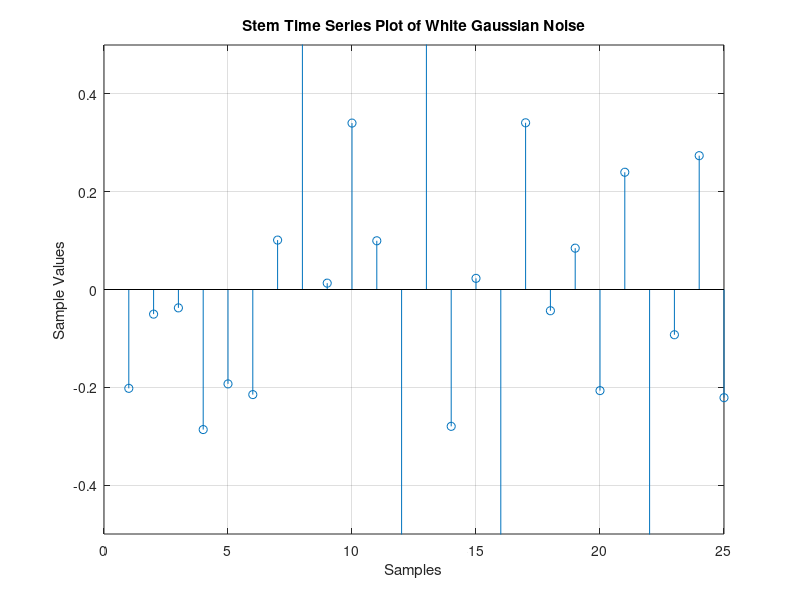

Write the MATLAB code that produced this figure. (Note: this script raises an error after producing the figure.)
%%
clc; clear; close all

fs = 1e4;                               % Sampling Freq
t_span = 10;                            % max time in sec
t = 0:1/fs:t_span-1/fs;                 % time interval
L = size(t,2);                          % Number of Samples

mu=0;                                   % mean value
var = .1;                               % variance: amplitude of the psd
sigma=sqrt(var);                        % st. deviation
var_dB = 10*log10(var);                 %

% Generating the random Process
X = sigma*randn(L,1)+mu;

%Stem Time Series Plot of White Gaussian Noise.
figure(1);
stem(X);
title('Stem Time Series Plot of White Gaussian Noise');
xlabel('Samples')
ylabel('Sample Values')
axis([0 25 -.5 .5]); grid on;
grid on;


% Sound of White Gaussian Noise. 
sound(X)


%Plot the PDF of the Gaussian random variable.
figure(2);
[f,xi]=ksdensity(X);
plot(xi,f,'-o')
grid on;
title('PDF of White Gaussian Noise');
xlabel('x');
ylabel('PDF f_x(x)');


% Auto-correlation function; The argument 'biased' is used for proper scaling by 1/L
%Normalize auto-correlation with sample length for proper scaling
[acf,lags] = xcorr(X,'biased');
figure(3)
plot(lags,acf); 
axis([-1000 1000 0 0.02]); grid on;
title('Auto-correlation Function of White Noise');
xlabel('Lags n');
ylabel('Auto-correlation = \sigma^2 \delta[n]', 'Interpreter', 'latex');
grid on;


%%

%The PSD part is adopted from 
%https://www.gaussianwaves.com/2013/11...
%A very useful resoruce that is.
%Since X is iid, we partition it to approximate PSD 
figure(4)
X1= reshape(X,[1000,100]);
w = 1/sqrt(size(X1,1))*fft(X1);     %Normalizing by sqrt(size(X1,1));
Pzavg = mean(w.*conj(w));           %Computing the mean power from fft
N=size(X1,2);
normFreq=(-N/2:N/2-1)/N;
Pzavg=fftshift(Pzavg); %Shift zero-frequency component to center of spectrum
plot(normFreq,10*log10(Pzavg),'r');
axis([-0.5 0.5 -30 5]); grid on;
ylabel('PSD (dB/Hz)');
xlabel('Normalized Frequency');
title('Power Spectral Density (PSD) of White Noise');
keyboard


%AWGN on Sawtooth wave
figure(5)
new_sig = 2*sin(2*t)';
new_sig_noise = new_sig+X;
plot(t,new_sig_noise, '-.g')
hold on
plot(t,new_sig, 'r')
legend('Signal with AWGN','Original Signal')
xlabel('time')
ylabel('Values')
grid on;
